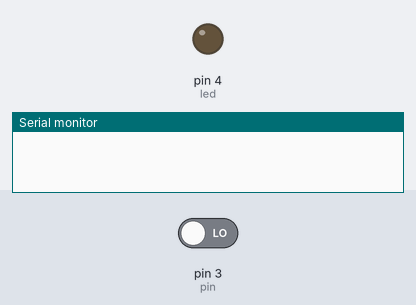
A sketch run on a simulated Arduino Uno, built with avr-gcc and run on an emulated ATmega328P. Parts: output pins drawn as LEDs (lit = HIGH), the last lines printed to the serial monitor. Inputs (shaded band) come from the test bench; at power-on: pin 3 (pin) LOW.

Above: at 1.2 s.
1.3 s: pin 3 (pin) driven HIGH
At 2.5 s:
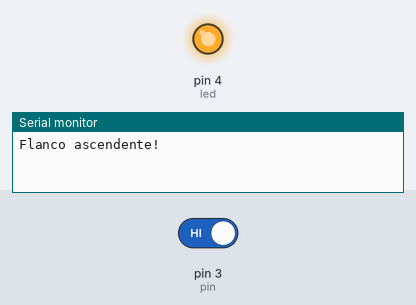
2.8 s: pin 3 (pin) driven LOW
At 3.6 s:
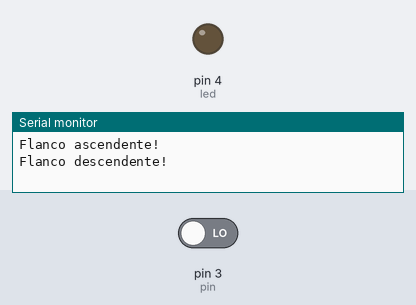
Timing chart, 0 to 5.8 s (numbered marks = the images above; inputs shaded):
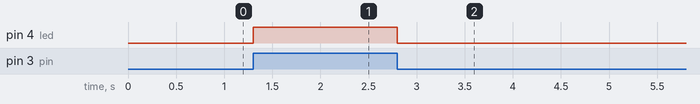

Measured:
- after the input at 1.3 s, pin 4 (led): LOW → HIGH at once
- after the input at 2.8 s, pin 4 (led): HIGH → LOW at once

The sketch:

Ejercicio09-Ivan.ino
```cpp
#define pin 3 // pin de boton
int flanco = 0; // variable para detectar cambios de estado
#define led 4


void setup() {
  // put your setup code here, to run once:
  Serial.begin(9600);
  pinMode(pin, INPUT);
  pinMode(led, OUTPUT);
  digitalWrite(led,LOW);
}

void loop() {
  // put your main code here, to run repeatedly:
  if (detectarFlanco(digitalRead(pin))){
    digitalWrite(led,HIGH);
  }else{
    digitalWrite(led,LOW);
  }
}

boolean detectarFlanco(boolean estado) { // funcion para detectar el cambio de estado del pin
  if (estado == true && flanco == 0) {
    flanco = 1;
    //pulsaciones += 10;
    Serial.println("Flanco ascendente!");
    return true;
  }
  if (estado == false && flanco == 1) { // si pin deja de estar high ponemos el flanco a 0
    flanco = 0;
    Serial.println("Flanco descendente!");
    return false;
  }
}
```
